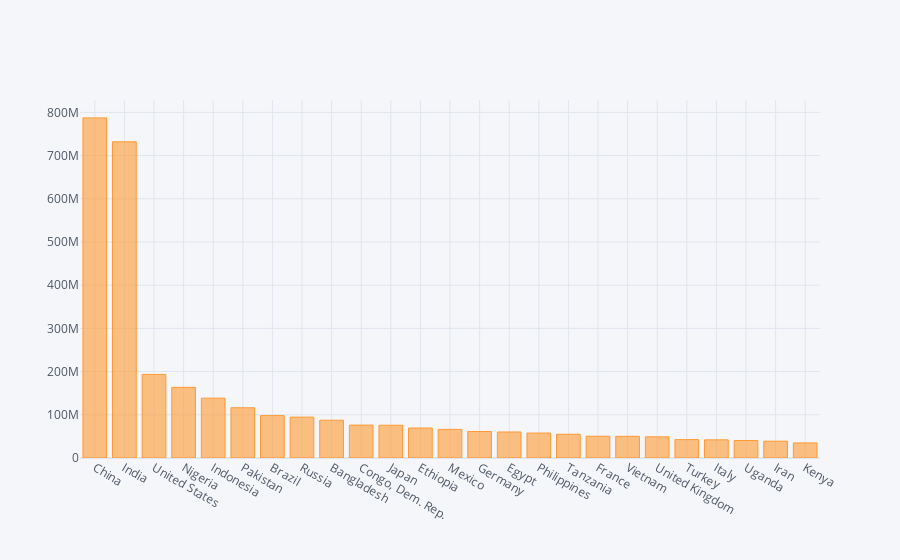

The notebook cell saved with this chart:
### Markdown cell above
### Bar Graph of Average Population

The top 25 countries by average population (1800 to 2100).

### Code cell
df.set_index('name').drop(columns=['geo','indicator']).T.mean().sort_values(ascending=False).head(25).iplot(kind='bar')

### Figure 1 — Plotly figure (JSON) as saved in the notebook; plotly's stock layout.template omitted (floating-point values rounded to 4 significant figures)
{"data": [{"marker": {"color": "rgba(255, 153, 51, 0.6)", "line": {"color": "rgba(255, 153, 51, 1.0)", "width": 1}}, "name": "None", "orientation": "v", "text": "", "type": "bar", "x": ["China", "India", "United States", "Nigeria", "Indonesia", "Pakistan", "Brazil", "Russia", "Bangladesh", "Congo, Dem. Rep.", "Japan", "Ethiopia", "Mexico", "Germany", "Egypt", "Philippines", "Tanzania", "France", "Vietnam", "United Kingdom", "Turkey", "Italy", "Uganda", "Iran", "Kenya"], "y": [787300000.0, 731900000.0, 193500000.0, 163500000.0, 138500000.0, 116300000.0, 98160000.0, 94600000.0, 87470000.0, 76160000.0, 75840000.0, 69400000.0, 66250000.0, 61400000.0, 60200000.0, 57720000.0, 55000000.0, 50410000.0, 50210000.0, 48980000.0, 42560000.0, 42030000.0, 40490000.0, 38930000.0, 34880000.0]}], "layout": {"legend": {"bgcolor": "#F5F6F9", "font": {"color": "#4D5663"}}, "paper_bgcolor": "#F5F6F9", "plot_bgcolor": "#F5F6F9", "title": {"font": {"color": "#4D5663"}}, "xaxis": {"gridcolor": "#E1E5ED", "showgrid": true, "tickfont": {"color": "#4D5663"}, "title": {"font": {"color": "#4D5663"}, "text": ""}, "zerolinecolor": "#E1E5ED"}, "yaxis": {"gridcolor": "#E1E5ED", "showgrid": true, "tickfont": {"color": "#4D5663"}, "title": {"font": {"color": "#4D5663"}, "text": ""}, "zerolinecolor": "#E1E5ED"}}}
